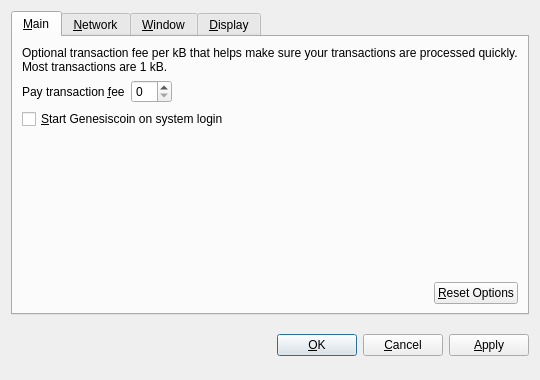
<?xml version="1.0" encoding="UTF-8"?>
<ui version="4.0">
 <class>OptionsDialog</class>
 <widget class="QDialog" name="OptionsDialog">
  <property name="geometry">
   <rect>
    <x>0</x>
    <y>0</y>
    <width>540</width>
    <height>380</height>
   </rect>
  </property>
  <property name="windowTitle">
   <string>Options</string>
  </property>
  <property name="modal">
   <bool>true</bool>
  </property>
  <layout class="QVBoxLayout" name="verticalLayout">
   <item>
    <widget class="QTabWidget" name="tabWidget">
     <property name="tabPosition">
      <enum>QTabWidget::North</enum>
     </property>
     <property name="currentIndex">
      <number>0</number>
     </property>
     <widget class="QWidget" name="tabMain">
      <attribute name="title">
       <string>&amp;Main</string>
      </attribute>
      <layout class="QVBoxLayout" name="verticalLayout_Main">
       <item>
        <widget class="QLabel" name="transactionFeeInfoLabel">
         <property name="text">
          <string>Optional transaction fee per kB that helps make sure your transactions are processed quickly. Most transactions are 1 kB.</string>
         </property>
         <property name="textFormat">
          <enum>Qt::PlainText</enum>
         </property>
         <property name="wordWrap">
          <bool>true</bool>
         </property>
        </widget>
       </item>
       <item>
        <layout class="QHBoxLayout" name="horizontalLayout_1_Main">
         <item>
          <widget class="QLabel" name="transactionFeeLabel">
           <property name="text">
            <string>Pay transaction &amp;fee</string>
           </property>
           <property name="textFormat">
            <enum>Qt::PlainText</enum>
           </property>
           <property name="buddy">
            <cstring>transactionFee</cstring>
           </property>
          </widget>
         </item>
         <item>
          <widget class="BitcoinAmountField" name="transactionFee"/>
         </item>
         <item>
          <spacer name="horizontalSpacer_1_Main">
           <property name="orientation">
            <enum>Qt::Horizontal</enum>
           </property>
           <property name="sizeHint" stdset="0">
            <size>
             <width>40</width>
             <height>20</height>
            </size>
           </property>
          </spacer>
         </item>
        </layout>
       </item>
       <item>
        <widget class="QCheckBox" name="bitcoinAtStartup">
         <property name="toolTip">
          <string>Automatically start Genesiscoin after logging in to the system.</string>
         </property>
         <property name="text">
          <string>&amp;Start Genesiscoin on system login</string>
         </property>
        </widget>
       </item>
       <item>
        <spacer name="verticalSpacer_Main">
         <property name="orientation">
          <enum>Qt::Vertical</enum>
         </property>
         <property name="sizeHint" stdset="0">
          <size>
           <width>20</width>
           <height>40</height>
          </size>
         </property>
        </spacer>
       </item>
       <item>
        <layout class="QHBoxLayout" name="horizontalLayout_2_Main">
         <item>
          <spacer name="horizontalSpacer_2_Main">
           <property name="orientation">
            <enum>Qt::Horizontal</enum>
           </property>
           <property name="sizeHint" stdset="0">
            <size>
             <width>40</width>
             <height>20</height>
            </size>
           </property>
          </spacer>
         </item>
         <item>
          <widget class="QPushButton" name="resetButton">
           <property name="toolTip">
            <string>Reset all client options to default.</string>
           </property>
           <property name="text">
            <string>&amp;Reset Options</string>
           </property>
           <property name="autoDefault">
            <bool>false</bool>
           </property>
          </widget>
         </item>
        </layout>
       </item>
      </layout>
     </widget>
     <widget class="QWidget" name="tabNetwork">
      <attribute name="title">
       <string>&amp;Network</string>
      </attribute>
      <layout class="QVBoxLayout" name="verticalLayout_Network">
       <item>
        <widget class="QCheckBox" name="mapPortUpnp">
         <property name="toolTip">
          <string>Automatically open the Genesiscoin client port on the router. This only works when your router supports UPnP and it is enabled.</string>
         </property>
         <property name="text">
          <string>Map port using &amp;UPnP</string>
         </property>
        </widget>
       </item>
       <item>
        <widget class="QCheckBox" name="connectSocks">
         <property name="toolTip">
          <string>Connect to the Genesiscoin network through a SOCKS proxy (e.g. when connecting through Tor).</string>
         </property>
         <property name="text">
          <string>&amp;Connect through SOCKS proxy:</string>
         </property>
        </widget>
       </item>
       <item>
        <layout class="QHBoxLayout" name="horizontalLayout_Network">
         <item>
          <widget class="QLabel" name="proxyIpLabel">
           <property name="text">
            <string>Proxy &amp;IP:</string>
           </property>
           <property name="textFormat">
            <enum>Qt::PlainText</enum>
           </property>
           <property name="buddy">
            <cstring>proxyIp</cstring>
           </property>
          </widget>
         </item>
         <item>
          <widget class="QValidatedLineEdit" name="proxyIp">
           <property name="maximumSize">
            <size>
             <width>140</width>
             <height>16777215</height>
            </size>
           </property>
           <property name="toolTip">
            <string>IP address of the proxy (e.g. 127.0.0.1)</string>
           </property>
          </widget>
         </item>
         <item>
          <widget class="QLabel" name="proxyPortLabel">
           <property name="text">
            <string>&amp;Port:</string>
           </property>
           <property name="textFormat">
            <enum>Qt::PlainText</enum>
           </property>
           <property name="buddy">
            <cstring>proxyPort</cstring>
           </property>
          </widget>
         </item>
         <item>
          <widget class="QLineEdit" name="proxyPort">
           <property name="maximumSize">
            <size>
             <width>55</width>
             <height>16777215</height>
            </size>
           </property>
           <property name="toolTip">
            <string>Port of the proxy (e.g. 9050)</string>
           </property>
          </widget>
         </item>
         <item>
          <widget class="QLabel" name="socksVersionLabel">
           <property name="text">
            <string>SOCKS &amp;Version:</string>
           </property>
           <property name="textFormat">
            <enum>Qt::PlainText</enum>
           </property>
           <property name="buddy">
            <cstring>socksVersion</cstring>
           </property>
          </widget>
         </item>
         <item>
          <widget class="QValueComboBox" name="socksVersion">
           <property name="toolTip">
            <string>SOCKS version of the proxy (e.g. 5)</string>
           </property>
          </widget>
         </item>
         <item>
          <spacer name="horizontalSpacer_Network">
           <property name="orientation">
            <enum>Qt::Horizontal</enum>
           </property>
           <property name="sizeHint" stdset="0">
            <size>
             <width>40</width>
             <height>20</height>
            </size>
           </property>
          </spacer>
         </item>
        </layout>
       </item>
       <item>
        <spacer name="verticalSpacer_Network">
         <property name="orientation">
          <enum>Qt::Vertical</enum>
         </property>
         <property name="sizeHint" stdset="0">
          <size>
           <width>20</width>
           <height>40</height>
          </size>
         </property>
        </spacer>
       </item>
      </layout>
     </widget>
     <widget class="QWidget" name="tabWindow">
      <attribute name="title">
       <string>&amp;Window</string>
      </attribute>
      <layout class="QVBoxLayout" name="verticalLayout_Window">
       <item>
        <widget class="QCheckBox" name="minimizeToTray">
         <property name="toolTip">
          <string>Show only a tray icon after minimizing the window.</string>
         </property>
         <property name="text">
          <string>&amp;Minimize to the tray instead of the taskbar</string>
         </property>
        </widget>
       </item>
       <item>
        <widget class="QCheckBox" name="minimizeOnClose">
         <property name="toolTip">
          <string>Minimize instead of exit the application when the window is closed. When this option is enabled, the application will be closed only after selecting Quit in the menu.</string>
         </property>
         <property name="text">
          <string>M&amp;inimize on close</string>
         </property>
        </widget>
       </item>
       <item>
        <spacer name="verticalSpacer_Window">
         <property name="orientation">
          <enum>Qt::Vertical</enum>
         </property>
         <property name="sizeHint" stdset="0">
          <size>
           <width>20</width>
           <height>40</height>
          </size>
         </property>
        </spacer>
       </item>
      </layout>
     </widget>
     <widget class="QWidget" name="tabDisplay">
      <attribute name="title">
       <string>&amp;Display</string>
      </attribute>
      <layout class="QVBoxLayout" name="verticalLayout_Display">
       <item>
        <layout class="QHBoxLayout" name="horizontalLayout_1_Display">
         <item>
          <widget class="QLabel" name="langLabel">
           <property name="text">
            <string>User Interface &amp;language:</string>
           </property>
           <property name="textFormat">
            <enum>Qt::PlainText</enum>
           </property>
           <property name="buddy">
            <cstring>lang</cstring>
           </property>
          </widget>
         </item>
         <item>
          <widget class="QValueComboBox" name="lang">
           <property name="toolTip">
            <string>The user interface language can be set here. This setting will take effect after restarting Genesiscoin.</string>
           </property>
          </widget>
         </item>
        </layout>
       </item>
       <item>
        <layout class="QHBoxLayout" name="horizontalLayout_2_Display">
         <item>
          <widget class="QLabel" name="unitLabel">
           <property name="text">
            <string>&amp;Unit to show amounts in:</string>
           </property>
           <property name="textFormat">
            <enum>Qt::PlainText</enum>
           </property>
           <property name="buddy">
            <cstring>unit</cstring>
           </property>
          </widget>
         </item>
         <item>
          <widget class="QValueComboBox" name="unit">
           <property name="toolTip">
            <string>Choose the default subdivision unit to show in the interface and when sending coins.</string>
           </property>
          </widget>
         </item>
        </layout>
       </item>
       <item>
        <widget class="QCheckBox" name="displayAddresses">
         <property name="toolTip">
          <string>Whether to show Genesiscoin addresses in the transaction list or not.</string>
         </property>
         <property name="text">
          <string>&amp;Display addresses in transaction list</string>
         </property>
        </widget>
       </item>
       <item>
        <widget class="QCheckBox" name="coinControlFeatures">
         <property name="toolTip">
          <string>Whether to show coin control features or not.</string>
         </property>
         <property name="text">
          <string>Display coin &amp;control features (experts only!)</string>
         </property>
        </widget>
       </item>
       <item>
        <spacer name="verticalSpacer_Display">
         <property name="orientation">
          <enum>Qt::Vertical</enum>
         </property>
         <property name="sizeHint" stdset="0">
          <size>
           <width>20</width>
           <height>40</height>
          </size>
         </property>
        </spacer>
       </item>
      </layout>
     </widget>
    </widget>
   </item>
   <item>
    <layout class="QHBoxLayout" name="horizontalLayout_Buttons">
     <item>
      <spacer name="horizontalSpacer_1">
       <property name="orientation">
        <enum>Qt::Horizontal</enum>
       </property>
       <property name="sizeHint" stdset="0">
        <size>
         <width>40</width>
         <height>48</height>
        </size>
       </property>
      </spacer>
     </item>
     <item>
      <widget class="QLabel" name="statusLabel">
       <property name="font">
        <font>
         <weight>75</weight>
         <bold>true</bold>
        </font>
       </property>
       <property name="text">
        <string/>
       </property>
       <property name="textFormat">
        <enum>Qt::PlainText</enum>
       </property>
       <property name="wordWrap">
        <bool>true</bool>
       </property>
      </widget>
     </item>
     <item>
      <spacer name="horizontalSpacer_2">
       <property name="orientation">
        <enum>Qt::Horizontal</enum>
       </property>
       <property name="sizeHint" stdset="0">
        <size>
         <width>40</width>
         <height>48</height>
        </size>
       </property>
      </spacer>
     </item>
     <item>
      <widget class="QPushButton" name="okButton">
       <property name="text">
        <string>&amp;OK</string>
       </property>
      </widget>
     </item>
     <item>
      <widget class="QPushButton" name="cancelButton">
       <property name="text">
        <string>&amp;Cancel</string>
       </property>
       <property name="autoDefault">
        <bool>false</bool>
       </property>
      </widget>
     </item>
     <item>
      <widget class="QPushButton" name="applyButton">
       <property name="text">
        <string>&amp;Apply</string>
       </property>
       <property name="autoDefault">
        <bool>false</bool>
       </property>
      </widget>
     </item>
    </layout>
   </item>
  </layout>
 </widget>
 <customwidgets>
  <customwidget>
   <class>BitcoinAmountField</class>
   <extends>QSpinBox</extends>
   <header>bitcoinamountfield.h</header>
  </customwidget>
  <customwidget>
   <class>QValueComboBox</class>
   <extends>QComboBox</extends>
   <header>qvaluecombobox.h</header>
  </customwidget>
  <customwidget>
   <class>QValidatedLineEdit</class>
   <extends>QLineEdit</extends>
   <header>qvalidatedlineedit.h</header>
  </customwidget>
 </customwidgets>
 <resources/>
 <connections/>
</ui>
